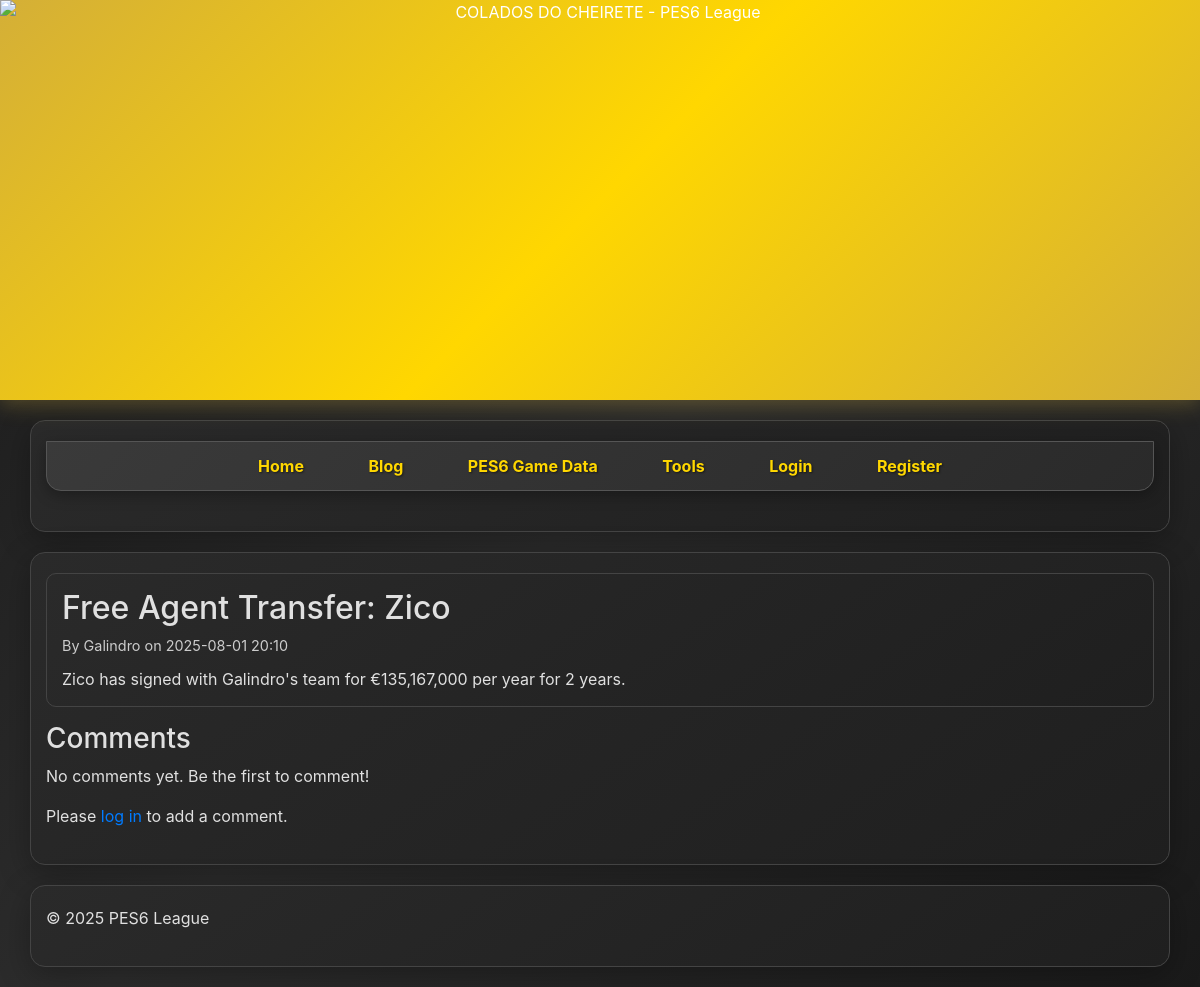
The app's page /blog/post/2, older data.
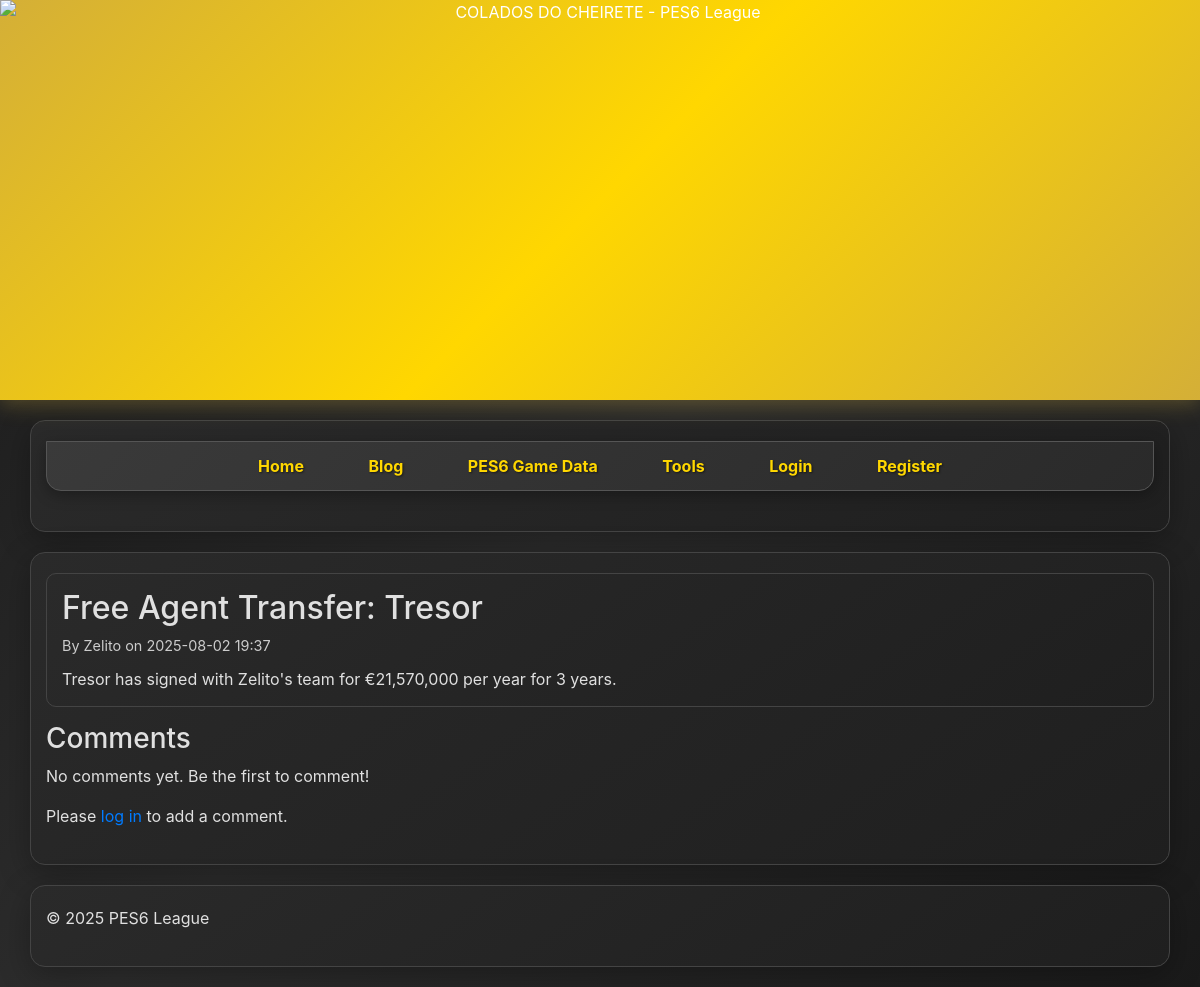
The same page, newer data.
### tables this page shows
CREATE TABLE posts (
    id INTEGER PRIMARY KEY AUTOINCREMENT,
    user_id INTEGER NOT NULL,
    title TEXT NOT NULL,
    content TEXT NOT NULL,
    media_type TEXT DEFAULT 'none',
    media_path TEXT,
    created_at TIMESTAMP DEFAULT CURRENT_TIMESTAMP,
    FOREIGN KEY (user_id) REFERENCES users(id) ON DELETE CASCADE
);

CREATE TABLE users (
    id INTEGER PRIMARY KEY AUTOINCREMENT,
    username TEXT UNIQUE NOT NULL,
    password TEXT NOT NULL,
    email TEXT UNIQUE NOT NULL,
    created_at TIMESTAMP DEFAULT CURRENT_TIMESTAMP
);

### app.py (the view, shortened to what this page needs)
@app.route('/blog/post/<int:post_id>', methods=['GET', 'POST'])
def view_post(post_id):
    cur = db_helper.get_cursor()
    cur.execute("""
        SELECT p.id, p.title, p.content, u.username, p.created_at, p.media_type, p.media_path
        FROM posts p
        JOIN users u ON p.user_id = u.id
        WHERE p.id = ?
    """, (post_id,))
    post = cur.fetchone()
    if not post:
        flash('Post not found.', 'danger')
        return redirect(url_for('blog'))
    post = dict(post)
    if post['created_at']:
        from datetime import datetime
        post['created_at'] = datetime.fromisoformat(post['created_at'].replace('Z', '+00:00'))
    cur.execute("""
        SELECT c.content, u.username, c.created_at
        FROM comments c
        JOIN users u ON c.user_id = u.id
        WHERE c.post_id = ?
        ORDER BY c.created_at ASC
    """, (post_id,))
    comments = [dict(row) for row in cur.fetchall()]
    from datetime import datetime
    for comment in comments:
        if comment['created_at']:
            comment['created_at'] = datetime.fromisoformat(comment['created_at'].replace('Z', '+00:00'))
    cur.close()
    return render_template('view_post.html', post=post, comments=comments)

### app.py (called while the page is built)
@app.context_processor
def inject_unread_count():
    if current_user.is_authenticated:
        return {'get_unread_count': get_unread_count}
    return {'get_unread_count': lambda x: 0}

### db_helper.py (called while the page is built)
def get_connection():
    if 'db_conn' not in g:
        g.db_conn = sqlite3.connect(DATABASE)
        g.db_conn.row_factory = sqlite3.Row
        g.db_conn.execute('PRAGMA foreign_keys = ON;')
    return g.db_conn

def get_cursor():
    return get_connection().cursor()

def close_connection(e=None):
    db_conn = g.pop('db_conn', None)
    if db_conn is not None:
        db_conn.close()

### templates/view_post.html (shortened to what this page needs)
{% extends "base.html" %}
{% block content %}
    <div class="post-item">
        <h2>{{ post.title }}</h2>
        <p class="post-meta">By {{ post.username }} on {{ post.created_at.strftime('%Y-%m-%d %H:%M') }}</p>
        <div class="post-content">{{ post.content | safe }}</div>
    </div>
    <h3>Comments</h3>
    {% if comments %}
        {% for comment in comments %}
            <div class="comment-item">
                <h4>{{ comment.username }}</h4>
                <p class="comment-meta">{{ comment.created_at.strftime('%Y-%m-%d %H:%M') }}</p>
                <p>{{ comment.content }}</p>
            </div>
        {% endfor %}
    {% else %}
        <p>No comments yet. Be the first to comment!</p>
    {% endif %}
    {% if current_user.is_authenticated %}
        <div class="comment-form">
            <h3>Add a Comment</h3>
            <form method="POST">
                <label for="comment_content">Your Comment:</label>
                <textarea id="comment_content" name="comment_content" rows="5" required></textarea>
                <button type="submit">Submit Comment</button>
            </form>
        </div>
    {% else %}
        <p>Please <a href="{{ url_for('login') }}">log in</a> to add a comment.</p>
    {% endif %}
{% endblock %}

Row changes from the older to the newer data that the page shows:
no longer on this page (row edited): users: username "Galindro"
changed posts: title "Free Agent Transfer: Zico" → "Free Agent Transfer: Tresor"; content "Zico has signed with Galindro's team for €135,167,000 per year for 2 years." → "Tresor has signed with Zelito's team for €21,570,000 per year for 3 years."
now on this page (row edited): users: username "Zelito"
Text that changed along with them:
{{ post.created_at.strftime('%Y-%m-%d %H:%M') }}: "2025-08-01 20:10" → "2025-08-02 19:37"
